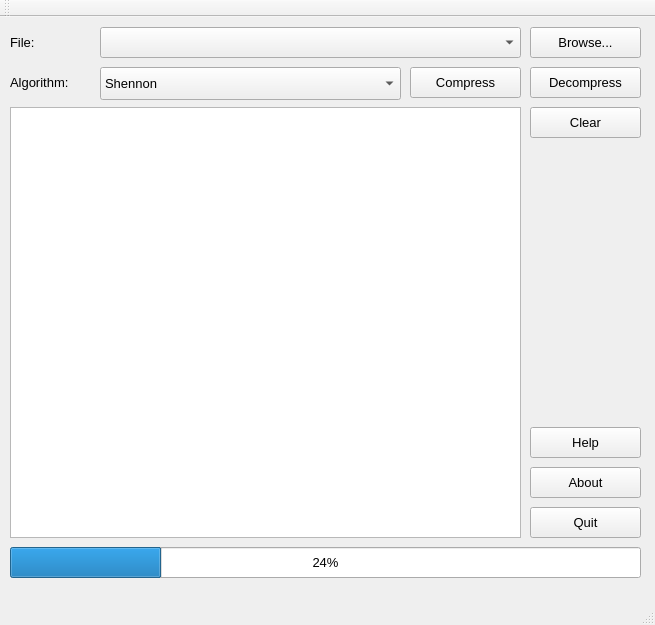
<?xml version="1.0" encoding="UTF-8"?>
<ui version="4.0">
 <class>MainWindow</class>
 <widget class="QMainWindow" name="MainWindow">
  <property name="geometry">
   <rect>
    <x>0</x>
    <y>0</y>
    <width>655</width>
    <height>625</height>
   </rect>
  </property>
  <property name="minimumSize">
   <size>
    <width>655</width>
    <height>625</height>
   </size>
  </property>
  <property name="maximumSize">
   <size>
    <width>655</width>
    <height>625</height>
   </size>
  </property>
  <property name="font">
   <font>
    <pointsize>10</pointsize>
   </font>
  </property>
  <property name="windowTitle">
   <string>LibCoders</string>
  </property>
  <widget class="QWidget" name="centralWidget">
   <widget class="QPushButton" name="compressButton">
    <property name="geometry">
     <rect>
      <x>410</x>
      <y>50</y>
      <width>111</width>
      <height>31</height>
     </rect>
    </property>
    <property name="font">
     <font>
      <pointsize>10</pointsize>
     </font>
    </property>
    <property name="text">
     <string>Compress</string>
    </property>
   </widget>
   <widget class="QPushButton" name="decompressButton">
    <property name="geometry">
     <rect>
      <x>530</x>
      <y>50</y>
      <width>111</width>
      <height>31</height>
     </rect>
    </property>
    <property name="font">
     <font>
      <pointsize>10</pointsize>
     </font>
    </property>
    <property name="text">
     <string>Decompress</string>
    </property>
   </widget>
   <widget class="QPushButton" name="browseButton">
    <property name="geometry">
     <rect>
      <x>530</x>
      <y>10</y>
      <width>111</width>
      <height>31</height>
     </rect>
    </property>
    <property name="font">
     <font>
      <pointsize>10</pointsize>
     </font>
    </property>
    <property name="text">
     <string>Browse...</string>
    </property>
   </widget>
   <widget class="QComboBox" name="methodComboBox">
    <property name="geometry">
     <rect>
      <x>100</x>
      <y>50</y>
      <width>301</width>
      <height>33</height>
     </rect>
    </property>
    <property name="font">
     <font>
      <pointsize>10</pointsize>
     </font>
    </property>
    <item>
     <property name="text">
      <string>Shennon</string>
     </property>
    </item>
    <item>
     <property name="text">
      <string>Fano</string>
     </property>
    </item>
    <item>
     <property name="text">
      <string>Huffman</string>
     </property>
    </item>
    <item>
     <property name="text">
      <string>Bigram Huffman</string>
     </property>
    </item>
    <item>
     <property name="text">
      <string>Adaptive Huffman</string>
     </property>
    </item>
    <item>
     <property name="text">
      <string>Arithmetic</string>
     </property>
    </item>
   </widget>
   <widget class="QComboBox" name="inFileNameComboBox">
    <property name="geometry">
     <rect>
      <x>100</x>
      <y>10</y>
      <width>421</width>
      <height>31</height>
     </rect>
    </property>
    <property name="font">
     <font>
      <pointsize>10</pointsize>
     </font>
    </property>
   </widget>
   <widget class="QLabel" name="label">
    <property name="geometry">
     <rect>
      <x>10</x>
      <y>10</y>
      <width>41</width>
      <height>31</height>
     </rect>
    </property>
    <property name="font">
     <font>
      <pointsize>10</pointsize>
     </font>
    </property>
    <property name="text">
     <string>File:</string>
    </property>
   </widget>
   <widget class="QLabel" name="label_2">
    <property name="geometry">
     <rect>
      <x>10</x>
      <y>50</y>
      <width>91</width>
      <height>31</height>
     </rect>
    </property>
    <property name="font">
     <font>
      <pointsize>10</pointsize>
     </font>
    </property>
    <property name="text">
     <string>Algorithm:</string>
    </property>
   </widget>
   <widget class="QPushButton" name="quitButton">
    <property name="geometry">
     <rect>
      <x>530</x>
      <y>490</y>
      <width>111</width>
      <height>31</height>
     </rect>
    </property>
    <property name="text">
     <string>Quit</string>
    </property>
   </widget>
   <widget class="QProgressBar" name="progressBar">
    <property name="geometry">
     <rect>
      <x>10</x>
      <y>530</y>
      <width>631</width>
      <height>31</height>
     </rect>
    </property>
    <property name="value">
     <number>24</number>
    </property>
   </widget>
   <widget class="QPushButton" name="helpButton">
    <property name="geometry">
     <rect>
      <x>530</x>
      <y>410</y>
      <width>111</width>
      <height>31</height>
     </rect>
    </property>
    <property name="text">
     <string>Help</string>
    </property>
   </widget>
   <widget class="QPushButton" name="aboutButton">
    <property name="geometry">
     <rect>
      <x>530</x>
      <y>450</y>
      <width>111</width>
      <height>31</height>
     </rect>
    </property>
    <property name="text">
     <string>About</string>
    </property>
   </widget>
   <widget class="QTextEdit" name="outputTextEdit">
    <property name="geometry">
     <rect>
      <x>10</x>
      <y>90</y>
      <width>511</width>
      <height>431</height>
     </rect>
    </property>
   </widget>
   <widget class="QPushButton" name="clearButton">
    <property name="geometry">
     <rect>
      <x>530</x>
      <y>90</y>
      <width>111</width>
      <height>31</height>
     </rect>
    </property>
    <property name="text">
     <string>Clear</string>
    </property>
   </widget>
  </widget>
  <widget class="QMenuBar" name="menuBar">
   <property name="geometry">
    <rect>
     <x>0</x>
     <y>0</y>
     <width>655</width>
     <height>28</height>
    </rect>
   </property>
  </widget>
  <widget class="QToolBar" name="mainToolBar">
   <attribute name="toolBarArea">
    <enum>TopToolBarArea</enum>
   </attribute>
   <attribute name="toolBarBreak">
    <bool>false</bool>
   </attribute>
  </widget>
  <widget class="QStatusBar" name="statusBar"/>
 </widget>
 <layoutdefault spacing="6" margin="11"/>
 <resources/>
 <connections/>
</ui>
